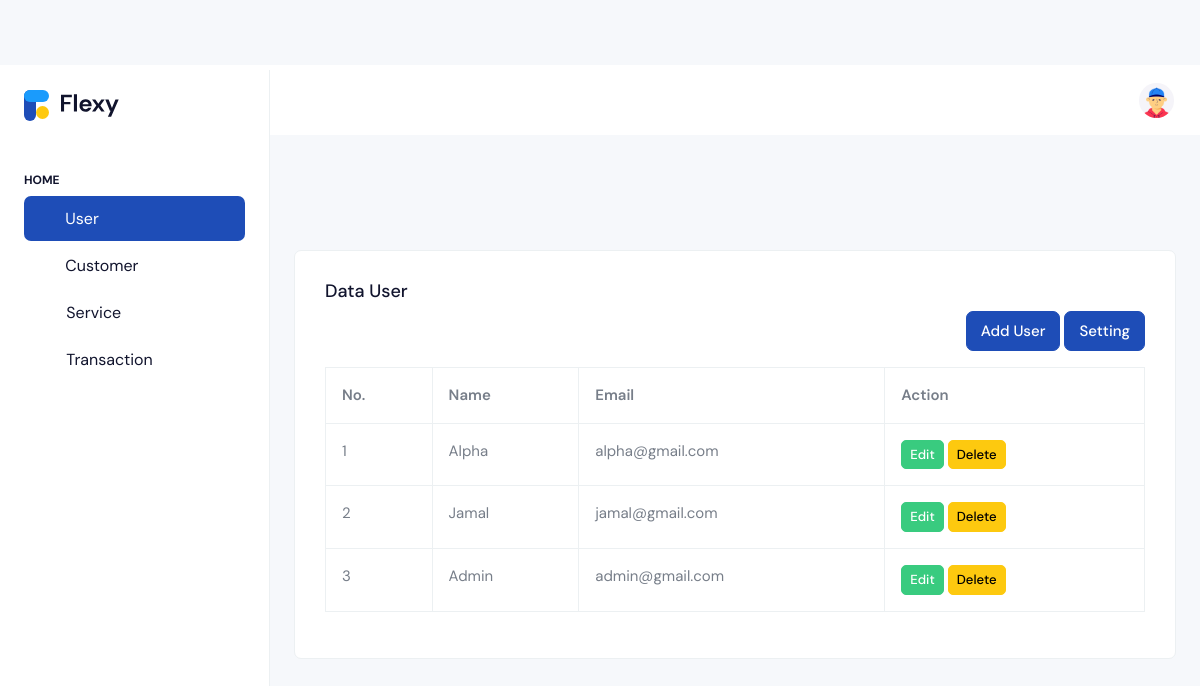
Page /home.php?page=user (signed in) on the committed database.
### tables this page shows
CREATE TABLE `users` (
  `id` int(11) NOT NULL,
  `id_level` int(11) NOT NULL,
  `name` varchar(50) NOT NULL,
  `email` varchar(50) NOT NULL,
  `password` varchar(100) NOT NULL,
  `created_at` timestamp NOT NULL DEFAULT current_timestamp(),
  `updated_at` timestamp NULL DEFAULT NULL ON UPDATE current_timestamp()
);

### content/user.php (the view)
<?php
include 'config/koneksi.php';
$query = mysqli_query($config, "SELECT * FROM users ORDER BY id DESC");
$row = mysqli_fetch_all($query, MYSQLI_ASSOC);
?>
<div class="row">
    <div class="col-12">
        <div class="card">
            <div class="card-body">
                <h5 class="card-title">Data User</h5>
                <div class="mb-3" align="right">
                    <a href="?page=tambah-user" class="btn btn-primary">Add User</a>
                    <a href="?page=user-setting" class="btn btn-primary">Setting</a>
                </div>
                <div class="table-responsive">
                    <table class="table table-bordered">
                        <thead>
                            <tr>
                                <th>No.</th>
                                <th>Name</th>
                                <th>Email</th>
                                <th>Action</th>
                            </tr>
                        </thead>
                        <tbody>
                            <?php
                            foreach ($row as $index => $data): ?>
                                <tr>
                                    <td><?php echo $index += 1; ?></td>
                                    <td><?php echo $data['name'] ?></td>
                                    <td><?php echo $data['email'] ?></td>
                                    <td>
                                        <a href="?page=tambah-user&edit=<?php echo $data['id'] ?>" class="btn btn-success btn-sm">Edit</a>
                                        <a onclick="return confirm ('Are you sure?')" href="?page=tambah-user&delete=<?php echo $data['id'] ?>" class="btn btn-warning btn-sm">Delete</a>
                                    </td>
                                </tr>
                            <?php endforeach; ?>
                        </tbody>
                    </table>
                </div>
            </div>
        </div>
    </div>
</div>

### rows in the picture
users: index "1", name "Alpha", email "alpha@gmail.com"
users: index "2", name "Jamal", email "jamal@gmail.com"
users: index "3", name "Admin", email "admin@gmail.com"
